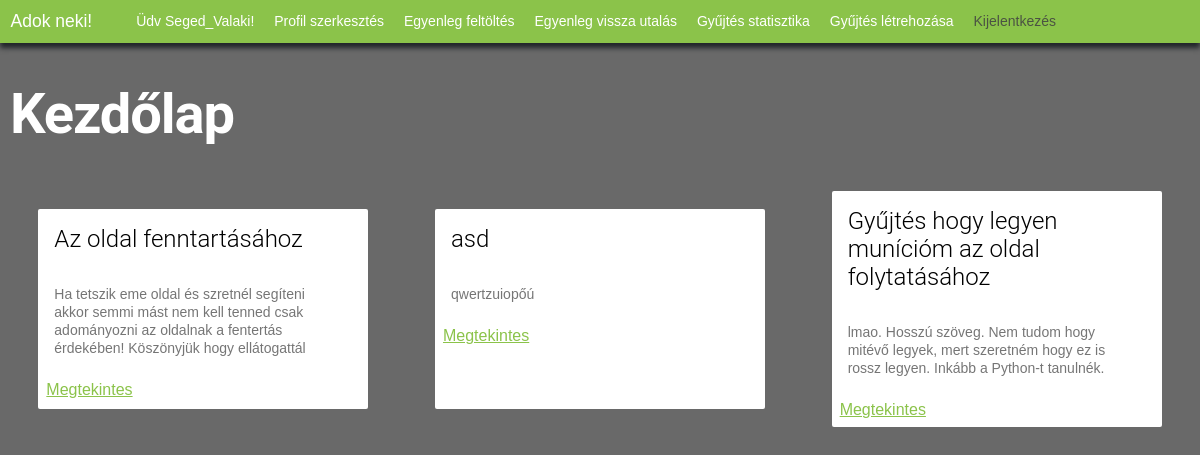
The page / (signed in) on the database its author committed.
### app/models.py (models this page shows, shortened)
class gyujtes(models.Model):
    publikalo = models.ForeignKey(
        settings.AUTH_USER_MODEL, on_delete=models.CASCADE)
    cim = models.CharField(max_length=255)
    leiras = models.TextField()
    promocios = models.BooleanField(default=False)
    minAr = models.IntegerField(null=False)
    cel = models.IntegerField()
    jelenleg = models.IntegerField(default=0)
    datumIdo_UTC = models.DateTimeField(default=timezone.now())
    celDatum = models.DateTimeField(null=True)
    class Meta:
        ordering = ["id"]

### app/views.py (the view)
# urls.py: path('', views.kezdolap, name='home'),
def kezdolap(request):
    assert isinstance(request, HttpRequest)
    promos = []
    atlagos = []
    user = request.user
    for i in gyujtes.objects.all():
        if i.promocios == True:
            promos.append(i)
        else:
            atlagos.append(i)
    return render(request, "templates/app/home.html", {"cim": "Adok neki! - Adomány oldal", "atlagos": atlagos,
                                                       "promos": promos, "user": user})

### app/templates/app/home.html (shortened to what this page needs)
{% extends "templates/app/layout/layout_nav.html" %}
{% block content %}
<div id="koszonto">
    <h1 id="oldalcim">Kezdőlap</h1>
</div>
{% if user.is_authenticated %}
<div id="kartyak">
    {%for i in atlagos %}
    <div class="mdl-card">
        <div class="mdl-card__title">
            <h3 class="mdl-card__title-text">{{i.cim}}</h3>
        </div>
        <div class="mdl-card__supporting-text">
            {{i.leiras}}
        </div>
        <div class="mdl-card__actions">
            <a href="{% url 'gyujtes' i.id %}">Megtekintes</a>
        </div>
    </div>
    {%endfor%}
</div>
{%endif%}
{% endblock %}

### app/templates/app/layout/layout_nav.html (shortened to what this page needs)
{% extends "templates/app/layout/layout_head.html"%}
{%block navbar%}
<nav class="navbar navbar-expand-lg bg-primary">
    <div class="container-fluid">
        <a href="{% url 'kezdolap' %}" id="kezdolapVissza" class="navbar-brand">Adok neki!</a>
        <div class="collapse navbar-collapse" id="navbarNavDropdown">
            {% if user.is_authenticated%}
            <ul class="navbar-nav">
                <li class="nav-item">
                </li>
                <li><a href="{%url 'profil'%}" id="ugras" class="nav-item nav_felhasznalo">Üdv
                        {{request.user.username}}!</a></li>
                <li><a href="{%url 'profilSzerk'%}" id="ugras" class="nav-item">Profil szerkesztés</a></li>
                <li><a href="{%url 'egyenlegFel'%}" id="ugras" class="nav-item">Egyenleg feltöltés</a></li>
                <li><a href="{% url 'egyenlegLe'%}" id="ugras" class="nav-item">Egyenleg vissza utalás</a></li>
                <li><a href="{%url 'gyujtesStat'%}" id="ugras" class="nav-item">Gyűjtés statisztika</a></li>
                <li><a href="{%url 'ujGyujtes'%}" id="ugras" class="nav-item">Gyűjtés létrehozása</a></li>
                <li>
                    <a href="{% url 'kijelentkezes'%}" class="mdl-navigation__link nav-item">Kijelentkezés</a>
                </li>
            </ul>
            {%else%}
            <ul class="navbar-nav">
                <li class="nav-item">
                    <a href="{% url 'bejelentkezes' %}" class="mdl-navigation__link">Bejelentkezés</a>
                </li>
            </ul>
            {%endif%}
        </div>
    </div>
</nav>
{%endblock%}

### app/static/app/main_style.css (style rules this page uses)
body { background-color: #696969; }
#oldalcim { color: white; font-weight: 700; padding: 10px; }
#kezdolapVissza { color: white; text-decoration-line: none; }
#ugras { color: white; text-decoration-line: none; }
.navbar { box-shadow: 0px 5px 5px; }
#kartyak { display: flex; flex-direction: row; align-content: space-evenly; align-items: center; justify-content: center; padding: 5px; }
.mdl-card { margin: auto; }
.navbar-nav .nav-item { padding: 0 10px 0 10px; }
a { color: #8bc34a; }
#koszonto { display: flex; align-content: center; align-items: baseline; flex-direction: row; }

### rows shown on the page
gyujtes: cim "Az oldal fenntartásához", leiras "Ha tetszik eme oldal és szretnél segíteni akkor semmi mást nem kell tenned csak adományozni az oldalnak a fentertás érdekében! Köszönyjük hogy ellátogattál"
gyujtes: cim "asd", leiras "qwertzuiopőú"
gyujtes: cim "Gyűjtés hogy legyen munícióm az oldal folytatásához", leiras "lmao. Hosszú szöveg. Nem tudom hogy mitévő legyek, mert szeretném hogy ez is rossz legyen. Inkább a Python-t tanulnék."

### other values the page prints
{{ request.user.username }} "Seged_Valaki"
